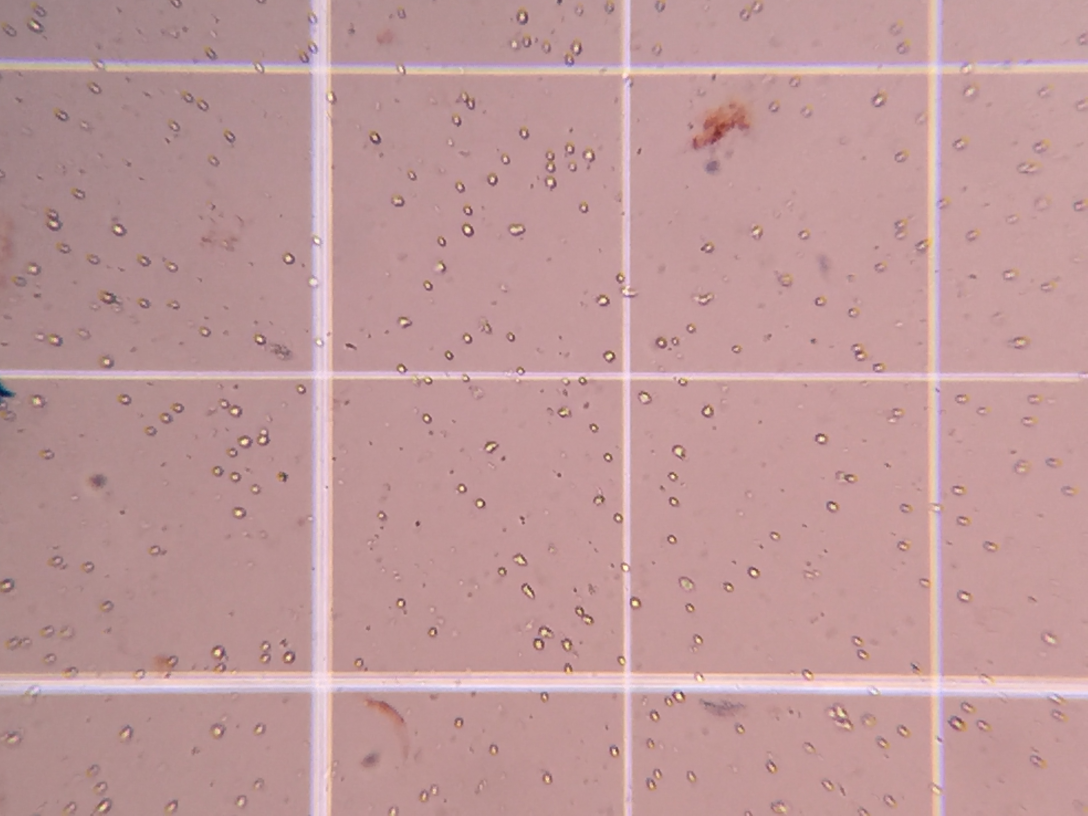
#> input picture sample_data/IMG_0032.JPG, 3264 x 2448 px (shown at 1/3 size)
$ python process_image.py ../sample_data out
#> lines starting #> are read from the running program, lines starting #| are printed output that depends on the picture; after the words box and inside, x2 and y2 are one past the last pixel; in counts of white or black regions, pixels touching at a corner belong together
"""
Image Processing Script for Line Extraction

This script processes images to extract horizontal and vertical lines using computer vision techniques.
It utilizes OpenCV for image manipulation and various algorithms for line detection and analysis.

Features:
- Reads images from a specified input directory
- Applies preprocessing steps including gamma correction, blurring, and thresholding
- Extracts horizontal and vertical lines using morphological operations and Hough Transform
- Outputs processed images with detected lines overlaid

Usage:
python process_images.py <input_directory> <output_directory>

Parameters:
- input_directory: Directory containing images to be processed.
- output_directory: Directory where processed images will be saved.

Dependencies:
- OpenCV
- NumPy
- Matplotlib
- SciPy
- scikit-learn
"""
import numpy as np
from PIL import Image
import matplotlib.pyplot as plt

from scipy.signal import find_peaks
from scipy.stats import gaussian_kde
from sklearn.cluster import KMeans
import matplotlib.image as mpimg


import os
import sys
import argparse
import cv2 as cv2


from IPython.display import clear_output
# [6 lines left out: function plot_img, not called in this run]

def process_distribution(coords, section):
    if not coords:
        return []  # Return an empty list if there are no coordinates

    groups = []
    current_group = []
    for i, y in enumerate(sorted(coords)):  # Sort the y-coordinates
        if current_group and y - current_group[-1] > 75:  # Gap larger than 75 pixels
            groups.append(current_group)
            current_group = [y]
        else:
            current_group.append(y)
    if current_group:
        groups.append(current_group)

    # Filter groups based on size (optional)
    groups = [group for group in groups if len(group) > 5]

    if not groups:
        return []  # Return an empty list if there are no valid groups

    # Plot the histogram
    unique_ys, counts = np.unique(coords, return_counts=True)

    if section == "top" and groups:
        coords = groups[-1]
    elif section == "bottom" and groups:
        coords = groups[0]
    else:
        coords = [y for group in groups for y in group]  # Use all coordinates if not top or bottom

    # Plot the histogram
    unique_ys, counts = np.unique(coords, return_counts=True)

    # Find peaks in the histogram
    peaks, _ = find_peaks(counts, prominence=1)

    # Calculate medians directly using KDE
    line_ys = []
    if len(peaks) > 0:
        kde = gaussian_kde(unique_ys, bw_method=0.5)  # Adjust bandwidth as needed
        x_range = np.linspace(unique_ys.min(), unique_ys.max(), 200)
        kde_values = kde(x_range)
        peaks, _ = find_peaks(kde_values)
        line_ys = x_range[peaks].tolist()  # Convert to list here

        # Handle potential unimodal clusters
        for i in range(len(peaks) - 1):
            # If the difference between two peaks is less than a threshold
            if x_range[peaks[i + 1]] - x_range[peaks[i]] < 10:  # Adjust threshold
                # Check if there are data points between these peaks
                cluster_ys = [y for y in unique_ys if x_range[peaks[i]] <= y < x_range[peaks[i + 1]]]
                if cluster_ys:
                    # Calculate the median of the potential unimodal cluster
                    median_y = np.median(cluster_ys)
                    line_ys.append(median_y)

    # Refine line positions using K-Means clustering
    if len(line_ys) > 1:
        kmeans = KMeans(n_clusters=2)
        kmeans.fit(np.array(line_ys).reshape(-1, 1))
        cluster_labels = kmeans.labels_

        refined_line_ys = []
        for label in range(2):
            cluster_ys = np.array(line_ys)[cluster_labels == label]
            refined_line_ys.append(np.median(cluster_ys))
        line_ys = refined_line_ys

    if len(coords) < 2:
        return []  # Return an empty list if there are not enough coordinates for clustering

    kmeans = KMeans(n_clusters=min(2, len(coords)), random_state=0)
    coords = np.array(coords)  # Convert to a NumPy array
    kmeans.fit(coords.reshape(-1, 1))  # Correct reshape for k-means

    line_ys = []
    for label in range(kmeans.n_clusters):
        cluster_indices = np.where(kmeans.labels_ == label)[0]
        cluster_data = coords[cluster_indices]
        cluster_median = np.median(cluster_data)
        line_ys.append(round(cluster_median))

    return line_ys

def extract_horizontals(horizontal_line_ys, dimension):
    top, middle, bottom = [], [], []

    if horizontal_line_ys is not None:
        for line in horizontal_line_ys:
            x1, y1, x2, y2 = line[0]
            if abs(y1 - y2) < 5:  # Check for horizontal lines
                y = (y1 + y2) // 2
                if 0 <= y < dimension/3:
                    top.append(y)
                elif dimension/3 <= y < 2 * dimension /3:
                    middle.append(y)
                else:
                    bottom.append(y)

    grid_lines = []
    for section, name in zip([top, middle, bottom], ["top", "middle", "bottom"]):
        processed = process_distribution(section, name)
        if processed:
            grid_lines.append(processed)

    if not grid_lines:
        return np.array([[0], [0]])  # Return a default array if no lines were detected

    return np.array(grid_lines)

def extract_verticals(vertical_line_xs, dimension):
    left, middle, right = [], [], []

    if vertical_line_xs is not None:
        for line in vertical_line_xs:
            x1, y1, x2, y2 = line[0]
            if abs(x1 - x2) < 5:  # Check for vertical lines
                x = (x1 + x2) // 2
                if 0 <= x < dimension/3:
                    left.append(x)
                elif dimension/3 <= x < 2 * dimension /3:
                    middle.append(x)
                else:
                    right.append(x)

    grid_lines = []
    for section, name in zip([left, middle, right], ["top", "middle", "bottom"]):
        processed = process_distribution(section, name)
        if processed:
            grid_lines.append(processed)

    if not grid_lines:
        return np.array([[0], [0]])  # Return a default array if no lines were detected

    return np.array(grid_lines)


def extractLines(image_path, output_dir):
    # Load the image
#> called with image_path = '../sample_data/IMG_0032.JPG', output_dir = 'out'
    src = cv2.imread(image_path)
#> src is the input picture: shape (2448, 3264, 3); mean B, G, R 153.9, 152.9, 190.7
    img_height, img_width = src.shape[:2]

    # Check if image is loaded fine
    if src is None:
        print ('Error opening image: ' + image_path)
        return -1

    # Convert to grayscale
    gray = cv2.cvtColor(src, cv2.COLOR_BGR2GRAY)

    gamma = 1.5  # Adjust gamma value as needed
    lookUpTable = np.empty((256), dtype='uint8')
    for i in range(256):
        lookUpTable[i] = np.clip(pow(i / 255.0, gamma) * 255.0, 0, 255)
    gamma_corrected = cv2.LUT(gray, lookUpTable)

    # Apply Gaussian blur for noise reduction
    blurred = cv2.GaussianBlur(gray, (15, 15), 2.0)  # Increase kernel size

    # Thresholding to create a binary image
    ret3,thresh = cv2.threshold(blurred,0,255,cv2.THRESH_BINARY_INV | cv2.THRESH_OTSU)
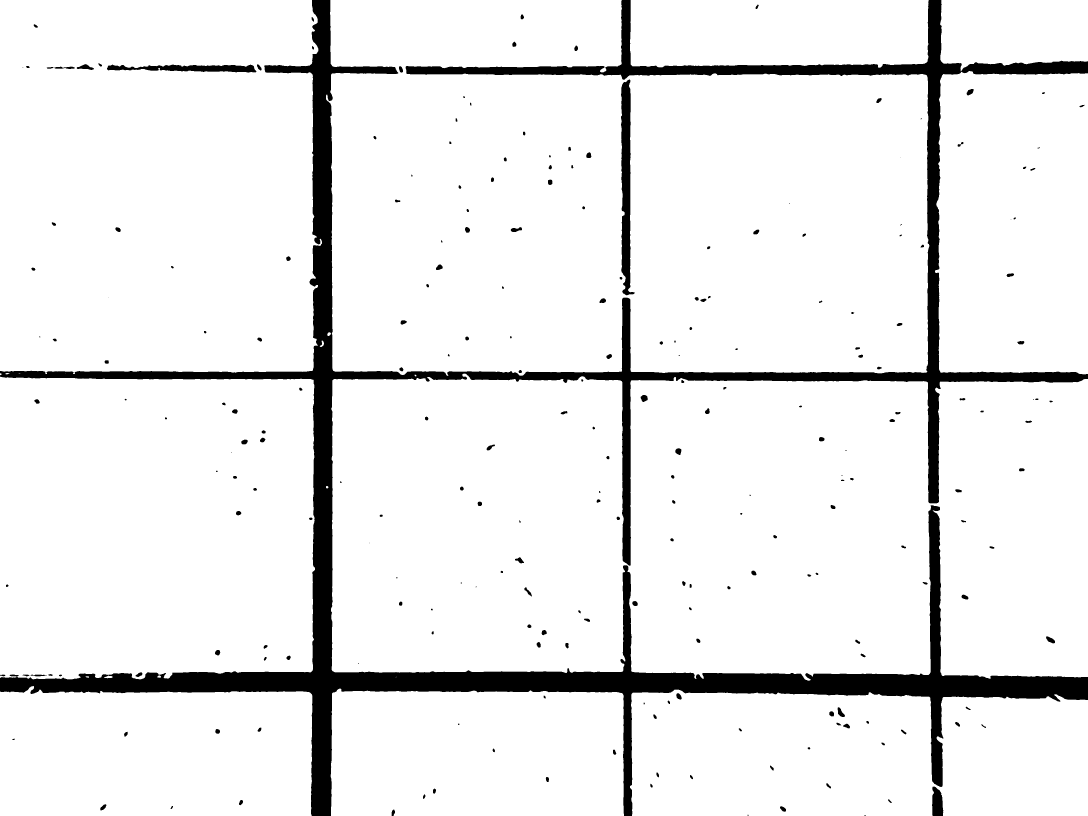
#> thresh: shape (2448, 3264) (shown at 1/3 size); 92.1% white; 242 black regions (28 under 20 px), largest, box (x1, y1, x2, y2) and area: (0, 0, 3264, 2448) 581818, (1863, 238, 1904, 886) 15936, (321, 194, 769, 218) 6774
#> ret3 = 181

    # Apply adaptiveThreshold at the bitwise_not of gray, notice the ~ symbol
    bw_pre = cv2.bitwise_not(blurred)
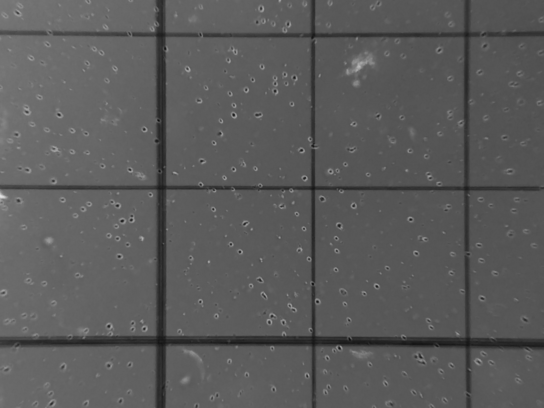
#> bw_pre: shape (2448, 3264) (shown at 1/6 size); min 8, max 229, mean 90.6
    bw = cv2.adaptiveThreshold(thresh, 255, cv2.ADAPTIVE_THRESH_MEAN_C, \
    cv2.THRESH_BINARY, 15, -2)
#> bw: shape (2448, 3264); 4.3% white; 219 white regions (4 under 20 px), largest, box (x1, y1, x2, y2) and area: (993, 1121, 3264, 2042) 68085, (978, 0, 2788, 1128) 64240, (0, 0, 966, 1122) 26490

    # Create the images that will use to extract the horizontal and vertical lines
    horizontal = np.copy(bw)
    vertical = np.copy(bw)

    # Specify size on horizontal axis
    cols = horizontal.shape[1]
    horizontal_size = cols // 30

    # Create structure element for extracting horizontal lines through morphology operations
    horizontalStructure = cv2.getStructuringElement(cv2.MORPH_RECT, (horizontal_size, 1))

    # Apply morphology operations
    horizontal = cv2.erode(horizontal, horizontalStructure)
#> horizontal: shape (2448, 3264); 0.82% white; 47 white regions (5 under 20 px), largest, box (x1, y1, x2, y2) and area: (0, 1134, 888, 1144) 5005, (0, 1107, 886, 1115) 4750, (1946, 1110, 2729, 1117) 4430
    horizontal = cv2.dilate(horizontal, horizontalStructure)
#> horizontal: shape (2448, 3264); 1.3% white; 41 white regions, largest, box (x1, y1, x2, y2) and area: (0, 1134, 942, 1144) 5863, (0, 1107, 940, 1115) 5823, (994, 221, 1866, 232) 5428

    # Specify size on vertical axis
    rows = vertical.shape[0]
    #print("V SHAPE", vertical.shape[0], vertical.shape[0]/30)
    verticalsize = rows // 30

    # Create structure element for extracting vertical lines through morphology operations
    verticalStructure = cv2.getStructuringElement(cv2.MORPH_RECT, (1, verticalsize))

    # Apply morphology operations
    vertical = cv2.erode(vertical, verticalStructure)
#> vertical: shape (2448, 3264); 0.75% white; 32 white regions (1 under 20 px), largest, box (x1, y1, x2, y2) and area: (995, 260, 1004, 1074) 4340, (2775, 265, 2783, 1078) 4227, (1860, 1181, 1869, 1938) 4191
    vertical = cv2.dilate(vertical, verticalStructure)
#> vertical: shape (2448, 3264); 1% white; 32 white regions, largest, box (x1, y1, x2, y2) and area: (997, 1137, 1004, 2016) 5467, (995, 220, 1004, 1114) 5380, (2775, 225, 2783, 1118) 5347

    # Inverse vertical image
    vertical = cv2.bitwise_not(vertical)

    # Extract edges and smooth vertical image
    edges = cv2.adaptiveThreshold(vertical, 255, cv2.ADAPTIVE_THRESH_MEAN_C, \
        cv2.THRESH_BINARY, 3, -2)
#> edges: shape (2448, 3264); 0.36% white in thin lines or dots, all inside (x1, y1, x2, y2) = (925, 0, 2836, 2448)

    # Thin the lines to 1 pixel width
    kernel = np.ones((1, 1), np.uint8)  # Use a smaller kernel for thinning
    vertical = cv2.erode(vertical, kernel, iterations=1)


    # ------------------- Horizontal Line Smoothing ------------------- #
    # Inverse horizontal image
    horizontal = cv2.bitwise_not(horizontal)

    # Extract edges and smooth horizontal image
    edges = cv2.adaptiveThreshold(horizontal, 255, cv2.ADAPTIVE_THRESH_MEAN_C, \
        cv2.THRESH_BINARY, 3, -2)
#> edges: shape (2448, 3264); 0.47% white in thin lines or dots, all inside (x1, y1, x2, y2) = (0, 176, 3264, 2107)

    # Thin the lines to 1 pixel width
    kernel = np.ones((1, 1), np.uint8)
    horizontal = cv2.erode(horizontal, kernel, iterations=1)


    # ------------------- Overlay Lines on Original Image ------------------- #

    # Create masks for the black lines
    horizontal_mask = np.where(horizontal == 0, 255, 0).astype(np.uint8)  # Find black pixels (0)
    vertical_mask = np.where(vertical == 0, 255, 0).astype(np.uint8)


    # Convert masks to RGB for overlay
    horizontal_mask_rgb = cv2.cvtColor(horizontal_mask, cv2.COLOR_GRAY2RGB)
    vertical_mask_rgb = cv2.cvtColor(vertical_mask, cv2.COLOR_GRAY2RGB)

    # Make lines neon green (B:0, G:255, R:0)
    horizontal_mask_rgb[:, :, 0] = 0  # Set blue channel to 0
    horizontal_mask_rgb[:, :, 2] = 0  # Set red channel to 0
    vertical_mask_rgb[:, :, 0] = 0  # Set blue channel to 0
    vertical_mask_rgb[:, :, 2] = 0  # Set red channel to 0


    # Increase line thickness by dilating the masks
    kernel = np.ones((5, 5), np.uint8)
    horizontal_mask_rgb = cv2.dilate(horizontal_mask_rgb, kernel, iterations=1)
    vertical_mask_rgb = cv2.dilate(vertical_mask_rgb, kernel, iterations=1)

    # Overlay the lines on the original image using OpenCV
    overlay_image = cv2.addWeighted(src, 0.8, horizontal_mask_rgb, 0.2, 0)
    overlay_image = cv2.addWeighted(overlay_image, 0.8, vertical_mask_rgb, 0.2, 0)
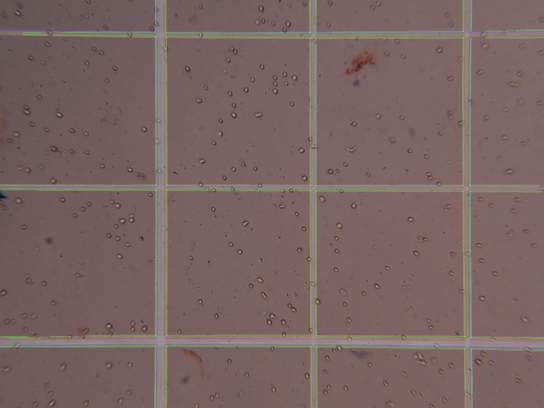
#> overlay_image: shape (2448, 3264, 3) (shown at 1/6 size); mean B, G, R 98.5, 99.6, 122

    # Convert the original image to RGB format (if it's not already)
    src = cv2.cvtColor(src, cv2.COLOR_BGR2RGB)

    # ------------------- Extract Line Coordinates ------------------- #
    # Apply Canny edge detection
    horizontal_edges = cv2.Canny(horizontal, 50, 150)
#> horizontal_edges: shape (2448, 3264); 0.45% white in thin lines or dots, all inside (x1, y1, x2, y2) = (0, 176, 3264, 2106)
    vertical_edges = cv2.Canny(vertical, 50, 150)
#> vertical_edges: shape (2448, 3264); 0.35% white in thin lines or dots, all inside (x1, y1, x2, y2) = (925, 0, 2835, 2448)

    for i in range(5):
        kernel = np.ones((1, 1), np.uint8)
        horizontal_edges = cv2.erode(horizontal_edges, kernel, iterations=1)
        vertical_edges = cv2.erode(vertical_edges, kernel, iterations=1)


    for i in range(5):
    # Thin the lines to 1 pixel width
        # Slightly dilate the lines for more contrast
        kernel = np.ones((2, 2), np.uint8)
        horizontal_edges = cv2.dilate(horizontal_edges, kernel, iterations=1)
        vertical_edges = cv2.dilate(vertical_edges, kernel, iterations=1)

        # Apply adaptive thresholding for better contrast
        horizontal_edges = cv2.adaptiveThreshold(horizontal_edges, 255, cv2.ADAPTIVE_THRESH_MEAN_C, \
            cv2.THRESH_BINARY, 15, -2)
        vertical_edges = cv2.adaptiveThreshold(vertical_edges, 255, cv2.ADAPTIVE_THRESH_MEAN_C, \
            cv2.THRESH_BINARY, 15, -2)

        # Thin the lines to 1 pixel width
        kernel = np.ones((1,1), np.uint8)
        horizontal_edges = cv2.erode(horizontal_edges, kernel, iterations=1)
        vertical_edges = cv2.erode(vertical_edges, kernel, iterations=1)
#> horizontal_edges: shape (2448, 3264); 2.6% white; 33 white regions, largest, box (x1, y1, x2, y2) and area: (0, 1133, 947, 1149) 11385, (0, 1106, 945, 1120) 11327, (1892, 1109, 2788, 1122) 10646
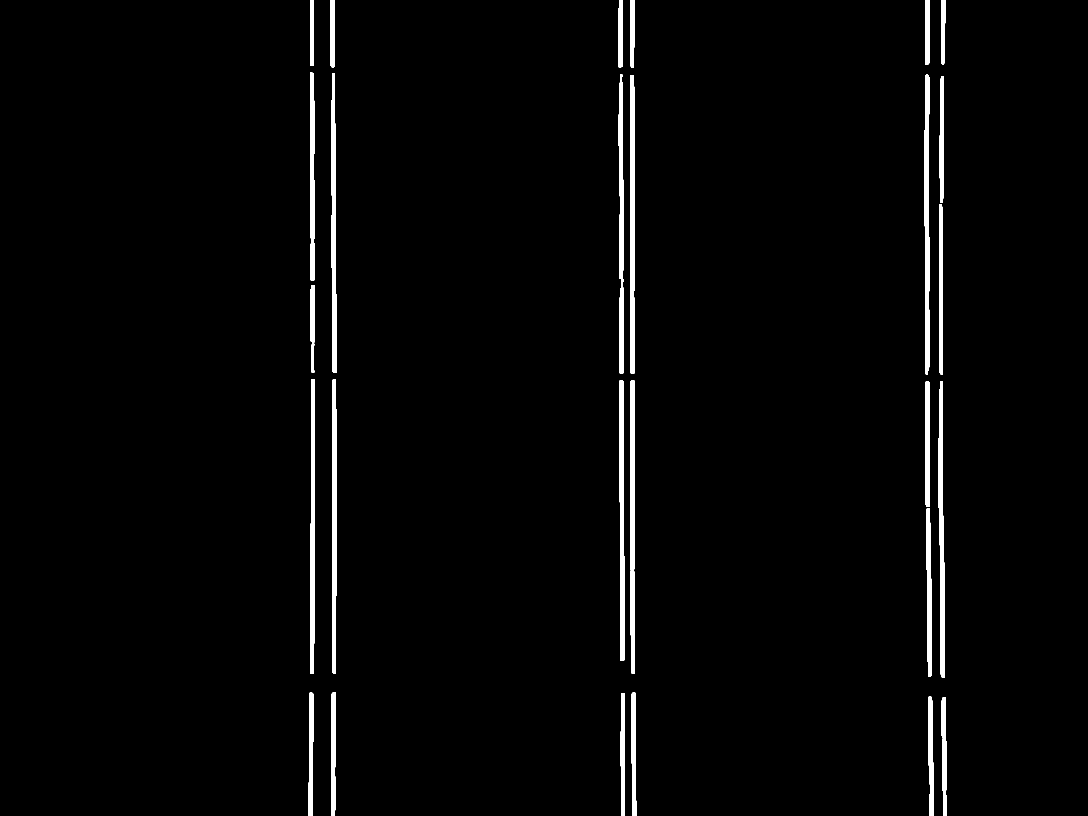
#> vertical_edges: shape (2448, 3264) (shown at 1/3 size); 2% white; 31 white regions, largest, box (x1, y1, x2, y2) and area: (2774, 224, 2788, 1123) 10684, (996, 1137, 1009, 2021) 10587, (930, 1138, 945, 2022) 10379


    #= Detect lines using HoughLinesP
    h_lines = cv2.HoughLinesP(horizontal_edges, 1.5, np.pi/90, 300, minLineLength=200, maxLineGap=50)
#> h_lines = 160 rows, first 6: [0, 1114, 944, 1114], [999, 1112, 3246, 1112], [1201, 1118, 3263, 1118], [998, 1148, 3256, 1148], [9, 1144, 2722, 1144], [998, 2018, 2171, 2018]


    v_lines = cv2.HoughLinesP(vertical_edges, 1.5, np.pi/90, 300, minLineLength=200, maxLineGap=50)
#> v_lines = 119 rows, first 6: [1000, 2447, 1000, 2077], [938, 2021, 938, 0], [998, 2018, 998, 0], [1901, 2020, 1901, 258], [935, 2021, 935, 0], [1004, 2447, 1004, 2077]
#> (the rest of the program and of its run is left out)
